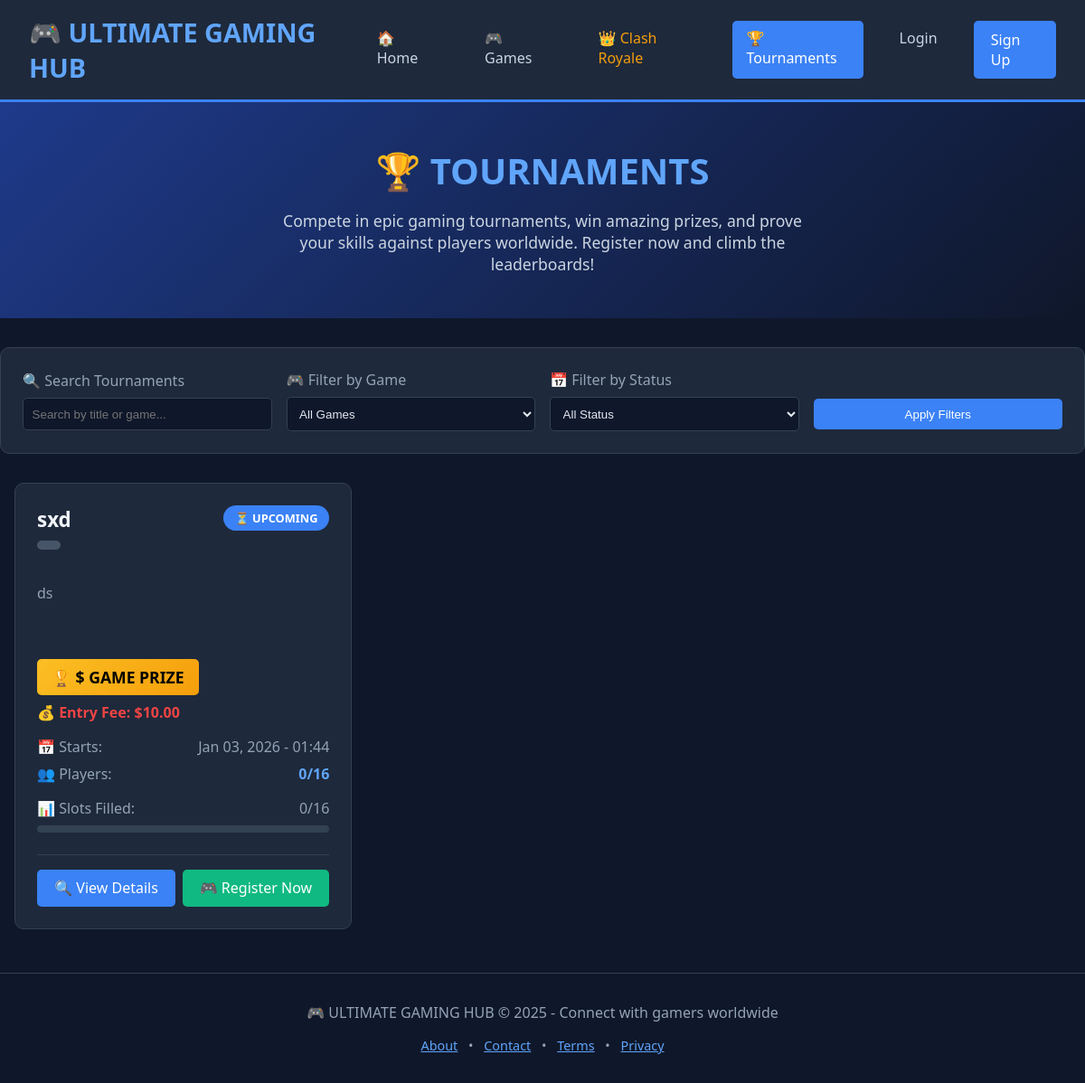
The app's page /tournament/ with its own data.
### tournament/models.py (models this page shows, shortened)
class Tournament(models.Model):
    STATUS_CHOICES = [
        ('upcoming', '⏳ Upcoming'),
        ('ongoing', '▶️ Ongoing'),
        ('completed', '✅ Completed'),
        ('cancelled', '❌ Cancelled'),
    ]
    FORMAT_CHOICES = [
        ('single_elimination', 'Single Elimination'),
        ('double_elimination', 'Double Elimination'),
        ('round_robin', 'Round Robin'),
        ('swiss', 'Swiss System'),
        ('free_for_all', 'Free for All'),
    ]
    CURRENCY_CHOICES = [
        ('USD', 'US Dollar ($)'),
        ('EUR', 'Euro (€)'),
        ('GBP', 'British Pound (£)'),
        ('NGN', 'Nigerian Naira (₦)'),
        ('GHS', 'Ghanaian Cedi (₵)'),
        ('KES', 'Kenyan Shilling (KSh)'),
    ]
    title = models.CharField(max_length=200)
    description = models.TextField()
    banner_image = models.ImageField(upload_to='tournament_banners/%Y/%m/%d/', blank=True, null=True)
    status = models.CharField(max_length=20, choices=STATUS_CHOICES, default='upcoming')
    game = models.ForeignKey(
        Game,
        on_delete=models.SET_NULL,
        null=True,
        blank=True,
        related_name='tournaments'
    )
    format = models.CharField(max_length=50, choices=FORMAT_CHOICES, default='single_elimination')
    max_participants = models.PositiveIntegerField(default=16)
    current_participants = models.PositiveIntegerField(default=0)
    start_date = models.DateTimeField()
    end_date = models.DateTimeField()
    registration_deadline = models.DateTimeField()
    entry_fee = models.DecimalField(max_digits=10, decimal_places=2, default=0.00)
    game_prize = models.DecimalField(max_digits=10, decimal_places=2, default=0.00)
    currency = models.CharField(max_length=10, choices=CURRENCY_CHOICES, default='USD')
    rules = models.TextField(blank=True)
    requirements = models.TextField(blank=True, help_text="System requirements, rank requirements, etc.")
    stream_url = models.URLField(blank=True)
    social_media_links = models.JSONField(default=dict, blank=True)
    created_by = models.ForeignKey(User, on_delete=models.SET_NULL, null=True, related_name='created_tournaments')
    created_at = models.DateTimeField(auto_now_add=True)
    updated_at = models.DateTimeField(auto_now=True)
    class Meta:
        ordering = ['-start_date']

### tournament/views.py (the view)
# urls.py: path('', views.tournament_list, name='tournament_list'),
def tournament_list(request):
    tournaments = Tournament.objects.all().order_by('-start_date')
    return render(request, 'tournament/tournament_list.html', {
        'tournaments': tournaments
    })

### tournament/templates/tournament/tournament_list.html (shortened to what this page needs)
<!DOCTYPE html>
<html lang="en">
<head>
</head>
<body>
    <nav class="navbar">
        <a href="/" class="logo">🎮 ULTIMATE GAMING HUB</a>
        <div class="nav-links">
            <a href="/" class="nav-link">🏠 Home</a>
            <a href="/games/" class="nav-link">🎮 Games</a>
            <a href="/clash-royale/" class="nav-link" style="color: #f59e0b;">👑 Clash Royale</a>
            <a href="{% url 'tournament_list' %}" class="nav-link" style="background: #3b82f6; color: white;">🏆 Tournaments</a>
            {% if user.is_authenticated %}
                <a href="{% url 'user_tournaments' %}" class="nav-link">📋 My Tournaments</a>
                <a href="{% url 'profile' user.username %}" class="nav-link">👤 {{ user.username }}</a>
                <form method="post" action="{% url 'logout' %}" style="display: inline;">
                    {% csrf_token %}
                    <button type="submit" class="btn">Logout</button>
                </form>
            {% else %}
                <a href="/login/" class="nav-link">Login</a>
                <a href="/register/" class="btn">Sign Up</a>
            {% endif %}
        </div>
    </nav>
    <div class="page-header">
        <h1 class="page-title">🏆 TOURNAMENTS</h1>
        <p class="page-subtitle">
            Compete in epic gaming tournaments, win amazing prizes, and prove your skills against players worldwide.
            Register now and climb the leaderboards!
        </p>
    </div>
    <div class="filter-section">
        <div class="filter-row">
            <div class="filter-group">
                <label>🔍 Search Tournaments</label>
                <input type="text" placeholder="Search by title or game..." id="searchInput">
            </div>
            <div class="filter-group">
                <label>🎮 Filter by Game</label>
                <select id="gameFilter">
                    <option value="">All Games</option>
                </select>
            </div>
            <div class="filter-group">
                <label>📅 Filter by Status</label>
                <select id="statusFilter">
                    <option value="">All Status</option>
                </select>
            </div>
            <div class="filter-group">
                <button class="btn" style="width: 100%;" onclick="applyFilters()">Apply Filters</button>
            </div>
        </div>
    </div>
    <div class="tournament-grid" id="tournamentContainer">
        {% for tournament in tournaments %}
        <div class="tournament-card" data-game="{{ tournament.game_type }}" data-status="{{ tournament.status }}">
            <div class="tournament-header">
                <div>
                    <h3 class="tournament-title">{{ tournament.title }}</h3>
                    <span class="game-type">
                    </span>
                </div>
                <span class="tournament-badge badge-{{ tournament.status }}">
                    {{ tournament.get_status_display }}
                </span>
            </div>
            <p style="color: #94a3b8; margin-bottom: 1rem; min-height: 60px;">
                {{ tournament.description|truncatewords:25 }}
            </p>
            <div class="prize-tag">
                🏆 ${{ tournament.prize_pool }} GAME PRIZE
            </div>
            <div class="entry-fee">
                💰 Entry Fee: ${{ tournament.entry_fee }}
            </div>
            <div class="tournament-info">
                <div class="info-item">
                    <span>📅 Starts:</span>
                    <span>{{ tournament.start_date|date:"M d, Y - H:i" }}</span>
                </div>
                <div class="info-item">
                    <span>👥 Players:</span>
                    <span class="players-count">{{ tournament.current_participants }}/{{ tournament.max_participants }}</span>
                </div>
            </div>
            <div class="progress-container">
                <div class="info-item">
                    <span>📊 Slots Filled:</span>
                    <span>{{ tournament.current_participants|floatformat:0 }}/{{ tournament.max_participants }}</span>
                </div>
                <div class="progress-bar">
                </div>
            </div>
            <div class="tournament-footer">
                <a href="{% url 'tournament_detail' tournament.id %}" class="btn">
                    🔍 View Details
                </a>
                {% if tournament.status == 'upcoming' and tournament.current_participants < tournament.max_participants %}
                <a href="{% url 'subscribe_tournament' tournament.id %}" class="btn btn-success">
                    🎮 Register Now
                </a>
                {% elif tournament.status == 'ongoing' %}
                <a href="{% url 'match_results' tournament.id %}" class="btn btn-warning">
                    ⚡ Live Matches
                </a>
                {% elif tournament.status == 'completed' %}
                <a href="{% url 'results' tournament.id %}" class="btn">
                            📊 View Results
                        </a>
                {% else %}
                <span class="btn" style="background: #6b7280; cursor: not-allowed;">
                    ❌ Registration Closed
                </span>
                {% endif %}
            </div>
        </div>
        {% endfor %}
    </div>
    <footer class="footer">
        <p>🎮 ULTIMATE GAMING HUB © 2025 - Connect with gamers worldwide</p>
        <p style="margin-top: 1rem; font-size: 0.9rem;">
            <a href="/about" style="color: #60a5fa; margin: 0 0.5rem;">About</a> •
            <a href="/contact" style="color: #60a5fa; margin: 0 0.5rem;">Contact</a> •
            <a href="/terms" style="color: #60a5fa; margin: 0 0.5rem;">Terms</a> •
            <a href="/privacy" style="color: #60a5fa; margin: 0 0.5rem;">Privacy</a>
        </p>
    </footer>
</body>
</html>

### tournament/templates/tournament/tournament_list.html (style rules this page uses)
* { margin: 0; padding: 0; box-sizing: border-box; }
body { font-family: 'Segoe UI', Tahoma, Geneva, Verdana, sans-serif; background: #0f172a; color: #e2e8f0; }
.navbar { background: #1e293b; padding: 1rem 2rem; display: flex; justify-content: space-between; align-items: center; border-bottom: 3px solid #3b82f6; }
.logo { font-size: 1.8rem; font-weight: bold; color: #60a5fa; text-decoration: none; }
.nav-links { display: flex; gap: 1.5rem; }
.nav-link { color: #cbd5e1; text-decoration: none; padding: 0.5rem 1rem; border-radius: 5px; }
.btn { background: #3b82f6; color: white; padding: 0.6rem 1.2rem; border-radius: 5px; text-decoration: none; border: none; cursor: pointer; display: inline-block; }
.btn-success { background: #10b981; }
.tournament-grid { display: grid; grid-template-columns: repeat(auto-fill, minmax(350px, 1fr)); gap: 1.5rem; max-width: 1200px; margin: 2rem auto; padding: 0 1rem; }
.tournament-card { background: #1e293b; border-radius: 10px; padding: 1.5rem; transition: transform 0.3s, box-shadow 0.3s; border: 1px solid #334155; position: relative; }
.tournament-header { display: flex; justify-content: space-between; align-items: flex-start; margin-bottom: 1rem; }
.tournament-title { font-size: 1.4rem; color: #f1f5f9; margin-bottom: 0.5rem; }
.tournament-badge { display: inline-block; padding: 0.3rem 0.8rem; border-radius: 20px; font-size: 0.8rem; font-weight: bold; text-transform: uppercase; }
.badge-upcoming { background: #3b82f6; color: white; }
.game-type { display: inline-block; background: #475569; color: white; padding: 0.3rem 0.8rem; border-radius: 20px; font-size: 0.9rem; margin-bottom: 1rem; }
.prize-tag { background: linear-gradient(135deg, #fbbf24, #f59e0b); color: #000; font-weight: bold; padding: 0.5rem 1rem; border-radius: 5px; display: inline-block; margin: 0.5rem 0; font-size: 1.1rem; }
.entry-fee { color: #ef4444; font-weight: bold; margin-bottom: 1rem; }
.tournament-info { margin: 1rem 0; }
.info-item { display: flex; justify-content: space-between; margin-bottom: 0.5rem; color: #94a3b8; }
.progress-container { margin: 1rem 0; }
.progress-bar { width: 100%; height: 8px; background: #334155; border-radius: 4px; overflow: hidden; margin-top: 0.3rem; }
.tournament-footer { display: flex; justify-content: space-between; align-items: center; margin-top: 1.5rem; padding-top: 1rem; border-top: 1px solid #334155; }
.players-count { color: #60a5fa; font-weight: bold; }
.filter-section { max-width: 1200px; margin: 2rem auto; padding: 1.5rem; background: #1e293b; border-radius: 10px; border: 1px solid #334155; }
.filter-row { display: flex; gap: 1rem; flex-wrap: wrap; align-items: center; }
.filter-group { flex: 1; min-width: 200px; }
.filter-group label { display: block; margin-bottom: 0.5rem; color: #94a3b8; }
select, input { width: 100%; padding: 0.6rem; background: #0f172a; border: 1px solid #334155; border-radius: 5px; color: #e2e8f0; }
.page-header { text-align: center; padding: 3rem 1rem; background: linear-gradient(135deg, #1e3a8a 0%, #0f172a 100%); margin-bottom: 2rem; }
.page-title { font-size: 2.5rem; margin-bottom: 1rem; color: #60a5fa; }
.page-subtitle { color: #cbd5e1; max-width: 600px; margin: 0 auto; font-size: 1.1rem; }
.footer { text-align: center; padding: 2rem; margin-top: 3rem; border-top: 1px solid #334155; color: #94a3b8; }

### records on screen
Tournament: title "sxd", status "⏳ UPCOMING", description "ds", entry_fee "10.00", start_date "Jan 03, 2026 - 01:44", current_participants "0", max_participants "16", shows "🎮 Register Now"
